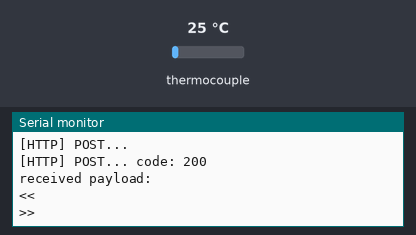
Bench run of a sketch on a simulated ESP8266 (NodeMCU). Parts: the last lines printed to the serial monitor. Inputs (shaded band) come from the test bench; at power-on: thermocouple 25 °C. WiFi joins after 1.5 s; servers stay silent unless stated; uploads are accepted with an empty reply.

Above: at 2.7 s.
2.8 s: thermocouple set to 6 °C
At 2.86 s:
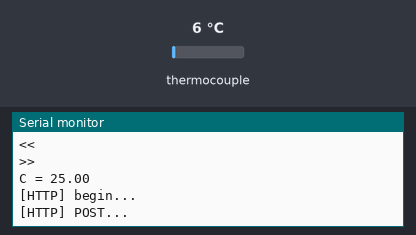
4.5 s: thermocouple set to 75 °C
At 5.26 s:
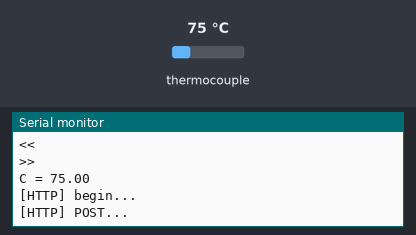
Timing chart, 0 to 7.5 s (numbered marks = the images above; inputs shaded):
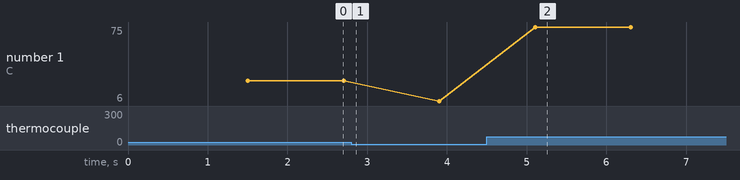

Measured:
- after the input at 4.5 s, the serial monitor: prints a new line after 0.61 s (image 2)
- plotted number 1: 25 → 6 after the input at 2.8 s, 6 → 75 after the input at 4.5 s

The sketch:

Wifi_Max6675.ino
```cpp
/**
   PostHTTPClient.ino

    Created on: 21.11.2016

*/

#include <ESP8266WiFi.h>
#include <ESP8266HTTPClient.h>
#include "max6675.h"


/* this can be run with an emulated server on host:
        cd esp8266-core-root-dir
        cd tests/host
        make ../../libraries/ESP8266WebServer/examples/PostServer/PostServer
        bin/PostServer/PostServer
   then put your PC's IP address in SERVER_IP below, port 9080 (instead of default 80):
*/
//#define SERVER_IP "10.0.1.7:9080" // PC address with emulation on host
#define SERVER_IP "iothook.com"

#ifndef STASSID
#define STASSID "Sahin"
#define STAPSK  "Ss12345***"
#endif

int thermoDO = 13; // 13 D7
int thermoCS = 12; // 12 D6
int thermoCLK = 14; // 14 D5

MAX6675 thermocouple(thermoCLK, thermoCS, thermoDO);

float temp = 0;

void setup() {

  Serial.begin(115200);

  Serial.println();
  Serial.println();
  Serial.println();

  WiFi.begin(STASSID, STAPSK);

  while (WiFi.status() != WL_CONNECTED) {
    delay(500);
    Serial.print(".");
  }
  Serial.println("");
  Serial.print("Connected! IP address: ");
  Serial.println(WiFi.localIP());

}

void loop() {

  Serial.print("C = ");
  temp = thermocouple.readCelsius();
  Serial.println(temp);


  // wait for WiFi connection
  if ((WiFi.status() == WL_CONNECTED)) {

    WiFiClient client;
    HTTPClient http;

    Serial.print("[HTTP] begin...\n");
    // configure traged server and url
    http.begin(client, "http://" SERVER_IP "/api/update/"); //HTTP
    http.addHeader("Content-Type", "application/json");

    Serial.print("[HTTP] POST...\n");
    // start connection and send HTTP header and body
    int httpCode = http.POST("{\"api_key\":\"a628cd3e51473876a5e874de\",\"field_1\":\"" + String(temp) + "\"}");

    // httpCode will be negative on error
    if (httpCode > 0) {
      // HTTP header has been send and Server response header has been handled
      Serial.printf("[HTTP] POST... code: %d\n", httpCode);

      // file found at server
      if (httpCode == HTTP_CODE_OK) {
        const String& payload = http.getString();
        Serial.println("received payload:\n<<");
        Serial.println(payload);
        Serial.println(">>");
      }
    } else {
      Serial.printf("[HTTP] POST... failed, error: %s\n", http.errorToString(httpCode).c_str());
    }

    http.end();
  }

  delay(1000);

}
```
